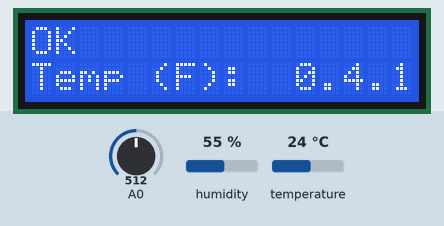
Recording of a sketch running on a simulated Arduino Uno, built with avr-gcc and run on an emulated ATmega328P. Parts: 16×2 character LCD. Inputs (shaded band) come from the test bench; at power-on: A0 = 512, humidity 55 %, temperature 24 °C.

Above: at 1.2 s.
1.3 s: A0 set to 585
3.4 s: A0 set to 617
At 5.4 s:
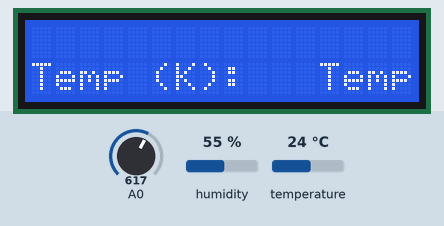
5.7 s: A0 set to 900
At 7.5 s:
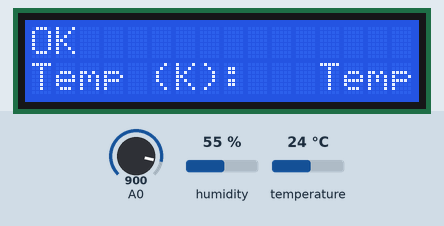
7.8 s: A0 set to 716
At 8.8 s:
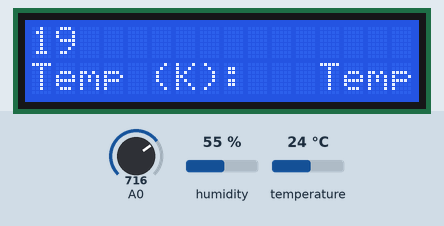
9.9 s: A0 set to 306
At 10.9 s:
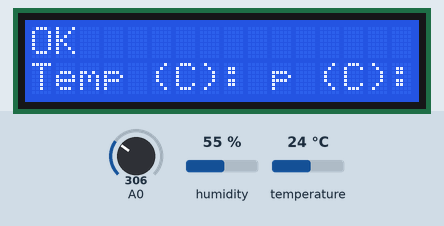
11.9 s: A0 set to 215
13.7 s: A0 set to 182
At 15.8 s:
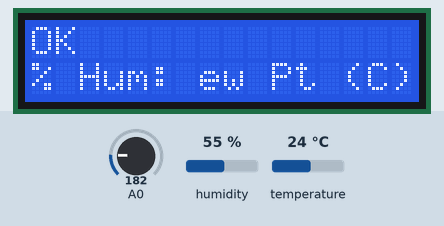
Timing chart, 0 to 17.0 s (numbered marks = the images above; inputs shaded):
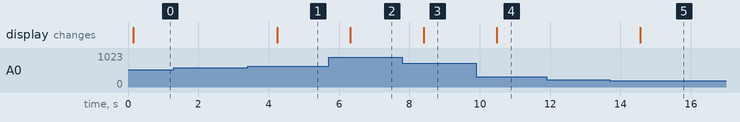

The sketch:

dht11_lcd.ino
```cpp
//
//   FILE:  dht11_test1.pde
// PURPOSE: DHT11 library test sketch for Arduino
//

//Celsius to Fahrenheit conversion
double Fahrenheit(double celsius)
{
        return 1.8 * celsius + 32;
}

// fast integer version with rounding
//int Celcius2Fahrenheit(int celcius)
//{
//  return (celsius * 18 + 5)/10 + 32;
//}


//Celsius to Kelvin conversion
double Kelvin(double celsius)
{
        return celsius + 273.15;
}

// dewPoint function NOAA
// reference: http://wahiduddin.net/calc/density_algorithms.htm
double dewPoint(double celsius, double humidity)
{
        double RATIO = 373.15 / (273.15 + celsius);  // RATIO was originally named A0, possibly confusing in Arduino context
        double SUM = -7.90298 * (RATIO - 1);
        SUM += 5.02808 * log10(RATIO);
        SUM += -1.3816e-7 * (pow(10, (11.344 * (1 - 1/RATIO ))) - 1) ;
        SUM += 8.1328e-3 * (pow(10, (-3.49149 * (RATIO - 1))) - 1) ;
        SUM += log10(1013.246);
        double VP = pow(10, SUM - 3) * humidity;
        double T = log(VP/0.61078);   // temp var
        return (241.88 * T) / (17.558 - T);
}

// delta max = 0.6544 wrt dewPoint()
// 5x faster than dewPoint()
// reference: http://en.wikipedia.org/wiki/Dew_point
double dewPointFast(double celsius, double humidity)
{
        double a = 17.271;
        double b = 237.7;
        double temp = (a * celsius) / (b + celsius) + log(humidity/100);
        double Td = (b * temp) / (a - temp);
        return Td;
}

/*
  The circuit:
 * LCD RS pin to digital pin 8
 * LCD Enable pin to digital pin 9
 * LCD D4 pin to digital pin 4
 * LCD D5 pin to digital pin 5
 * LCD D6 pin to digital pin 6
 * LCD D7 pin to digital pin 7
 * LCD BL pin to digital pin 10
 * KEY pin to analogl pin 0
 */

#include <LiquidCrystal.h>
#include <dht11.h>

LiquidCrystal lcd(8, 13, 9, 4, 5, 6, 7);

int adc_key_val[5] ={50, 200, 400, 600, 800 };
int NUM_KEYS = 5;
int adc_key_in;
int key=-1;
int oldkey=-1;

String(dMsg);

dht11 DHT11;

#define DHT11PIN 2

void setup()
{
  lcd.clear();
  lcd.begin(16, 2);
  lcd.setCursor(0,0);
  lcd.print("DHT 11 Testing");
}

void loop()
{
  adc_key_in = analogRead(0);    // read the value from the sensor
  key = get_key(adc_key_in);  // convert into key press

  if (key != oldkey) {  // if keypress is detected
    delay(50);  // wait for debounce time
    adc_key_in = analogRead(0);    // read the value from the sensor
    key = get_key(adc_key_in);    // convert into key press
    if (key != oldkey) {
      oldkey = key;
      readDHT11PIN();
      switch(key) {
        case 1:
          dispMsg("% Hum: " + float2string((float)DHT11.humidity,2));
          break;
        case 2:
          dispMsg("Temp (C): " + float2string((float)DHT11.temperature,2));
          break;
        case 3:
          dispMsg("Temp (F): " + float2string(Fahrenheit(DHT11.temperature),2));
          break;
        case 4:
          dispMsg("Temp (K): " + float2string(Kelvin(DHT11.temperature),2));
          break;
        case 5:
          dispMsg("Dew Pt (C): " + float2string(dewPoint(DHT11.temperature, DHT11.humidity),2));
          break;

  // case 6:
  //dMsg = "DewPtFast (C): " + float2string(dewPointFast(DHT11.temperature, DHT11.humidity),2);

        default:
          // dMsg = "Lib Ver: " + DHTLIB_VERSION;
          dMsg = "Lib Ver: 0.4.1";
          break;
      }

    }
  }

  delay(2000);
}

void dispMsg(String lcdMsg) {
      lcd.setCursor(0, 1);
      lcd.print("                ");
      lcd.setCursor(0, 1);
  lcd.print(lcdMsg);
}

// Convert ADC value to key number
int get_key(unsigned int input) {
  int k;

  for (k = 0; k < NUM_KEYS; k++) {
    if (input < adc_key_val[k]) {
      return k;
    }
  }

  if (k >= NUM_KEYS) k = -1;  // No valid key pressed
  return k;
}

void readDHT11PIN() {
  int chk = DHT11.read(DHT11PIN);

  lcd.setCursor(0,0);
  lcd.print("                ");
  lcd.setCursor(0,0);

  switch(chk)
  {
    case DHTLIB_OK:
                  lcd.print("OK");
                break;
    case DHTLIB_ERROR_CHECKSUM:
                  lcd.print("Checksum error");
                break;
    case DHTLIB_ERROR_TIMEOUT:
                  lcd.print("Time out error");
                break;
    default:
                  lcd.print("Unknown error");
                break;
  }
}

String float2string(float fVal,int nDec) {
  String(sVal);
  int tVal;
  tVal = (int)fVal;
  sVal = "" + tVal;
  tVal = (int)(pow(10,nDec) * (fVal - tVal));
  sVal += tVal;
  return sVal;
}
//
// END OF FILE
//
```

Measured:
- the behaviour switches between 599 and 600 on A0 (found by bisection; images 0 and 1)
- the behaviour switches between 200 and 199 on A0 (found by bisection; images 4 and 5)
- after the input at 1.3 s, every drawn part: stays the same
- after the input at 3.4 s, the display: changes after 0.84 s (image 1)
- after the input at 5.7 s, the display: changes after 0.61 s (image 2)
- after the input at 7.8 s, the display: changes after 0.60 s (image 3)
- after the input at 9.9 s, the display: changes after 0.58 s (image 4)
- after the input at 11.9 s, every drawn part: stays the same
- after the input at 13.7 s, the display: changes after 0.87 s (image 5)
